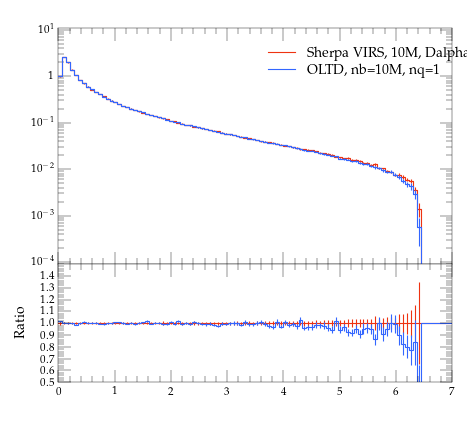

Reproduce this figure in Python.
#! /usr/bin/env python

# This Python script was auto-generated using YODA v2.0.0.
# Analysis object: /evtb/inc_jg_pt
# Timestamp: 16-04-2024 (10:05:22)

import matplotlib as mpl
import matplotlib.pyplot as plt
mpl.use('Agg') # comment out for interactive use
import os
import numpy as np

plotDir = os.path.split(os.path.realpath(__file__))[0]
if 'YODA_USER_PLOT_PATH' in globals():
    plot_outdir = globals()['YODA_USER_PLOT_PATH']
else:
    plot_outdir = plotDir

#plot style
plt.style.use(os.path.join(plotDir, '../default.mplstyle'))
# plot metadata
figW, figH = plt.rcParams['figure.figsize']
ax_xLabel = r''
ax_yLabel = r''
ax_title  = r''
ax_xScale = 'linear'
ax_yScale = 'log'
xLims = (0.0, 7.0)
yLims = (9e-05, 11.0)

# TeX-friendly labels for the legend
labels = [ r"Sherpa VIRS, 10M, Dalpha=0.01", r"OLTD, nb=10M, nq=1" ]

# Create figure and axis objects
fig, (ax, ratio0_ax) = plt.subplots(2, 1, sharex=True,
                  figsize=(figW,figH), gridspec_kw={'height_ratios': (2, 1)})
ratio0_ax.yaxis.set_major_locator(mpl.ticker.MultipleLocator(0.1))
ratio0_ax.set_ylim(0.5, 1.4999)
ratio0_ax.set_ylabel('Ratio')

# LineColor map: curve index -> color
linecolors = {0: '#EE3311', 1: '#3366FF'}
# the numerical data is stored in a separate file
dataf = dict()
prefix = os.path.split(__file__)[0]
if prefix:    prefix = prefix + '/'
exec(open(prefix+'inc_jg_pt__data.py').read(), dataf)


legend_handles = [] # keep track of handles for the legend

# style options for curves
# starts at zorder>=5 to draw curve on top of legend
styles = {
  'curve0': {
    'color' : linecolors[0],
    'linestyle' : '-',
    'marker' : 'o',
    'zorder' : 5,
    'histstyle' : True,
  },
  'curve1': {
    'color' : linecolors[1],
    'linestyle' : '-',
    'marker' : 'o',
    'zorder' : 6,
    'histstyle' : True,
  },
}
# curve from input yoda files in main panel
for label in dataf['yvals'].keys():
    if all(np.isnan(v) for v in dataf['yvals'][label]):
        continue
    tmp = None
    if styles[label]['histstyle']: # draw as histogram
        tmp, = ax.plot(dataf['xedges'], dataf['yedges'][label],
                       color=styles[label]['color'],
                       linestyle=styles[label]['linestyle'],
                       drawstyle='steps-pre', solid_joinstyle='miter',
                       zorder=styles[label]['zorder'], label=label)
        ax.errorbar(dataf['xpoints'], dataf['yvals'][label], color=styles[label]['color'],
                    xerr=dataf['xerrs'], yerr=[dataf['ydowns'][label], dataf['yups'][label]],
                    linestyle='none', zorder=styles[label]['zorder'])
    else: # draw as scatter
        tmp = ax.errorbar(dataf['xpoints'], dataf['yvals'][label],
                          xerr=dataf['xerrs'],
                          yerr=[ dataf['ydowns'][label],
                          dataf['yups'][label] ],
                          fmt=styles[label]['marker'],
                          ecolor=styles[label]['color'],
                          color=styles[label]['color'], zorder=2)
        tmp[-1][0].set_linestyle(styles[label]['linestyle'])
    legend_handles += [tmp]
    for varLabel in dataf['variation_yvals'].keys():
        if varLabel.startswith(label):
            tmp, = ax.plot(dataf['xedges'], dataf['variation_yvals'][varLabel],
                           color=styles[label]['color'],
                           linestyle=styles[label]['linestyle'],
                           drawstyle='steps-pre', solid_joinstyle='miter',
                           zorder=styles[label]['zorder'], alpha=0.5)


# plots on ratio panel
# curve from input yoda files in ratio panel
for label, yvals in dataf['ratio0_yvals'].items():
    if all(np.isnan(v) for v in yvals):
        continue
    if styles[label]['histstyle']: # plot as histogram
        ratio0_ax.plot(dataf['xedges'], yvals,
                       color=styles[label]['color'],
                       linestyle=styles[label]['linestyle'],
                       drawstyle='steps-pre', zorder=1,
                       solid_joinstyle='miter')
        ratio0_ax.vlines(dataf['xpoints'],
                         dataf['ratio0_ymin'][label],
                         dataf['ratio0_ymax'][label],
                         color=styles[label]['color'], zorder=1)
    else: # plot as scatter
        tmp = ratio0_ax.errorbar(dataf['xpoints'],
                                 yvals, xerr=dataf['xerrs'],
                                 yerr=dataf['ratio0_yerrs'][label],
                                 fmt=styles[label]['marker'],
                                 ecolor=styles[label]['color'],
                                 color=styles[label]['color'])
        tmp[-1][0].set_linestyle(styles[label]['linestyle'])

    for varlabel in dataf['ratio0_variation_vals'].keys():
        if varlabel.startswith(label):
            ratio0_ax.plot(dataf['xedges'],
                            dataf['ratio0_variation_vals'][varlabel],
                            color=styles[label]['color'],
                            linestyle=styles[label]['linestyle'],
                            drawstyle='steps-pre', solid_joinstyle='miter',
                            zorder=1, alpha=0.5)

legend_pos = (0.5, 0.97)
ax.legend(legend_handles, labels, loc='upper left', bbox_to_anchor=legend_pos)

# set plot metadata as defined above
ratio0_ax.set_xlabel(ax_xLabel)
ratio0_ax.xaxis.set_label_coords(1., -.15)
ax.set_ylabel(ax_yLabel, loc='top')
ax.set_title(ax_title, loc='left')
ax.set_xscale(ax_xScale)
ax.set_yscale(ax_yScale)
ax.set_xlim(xLims)
ax.set_ylim(yLims)

# tick formatting
plt.rcParams['xtick.top'] = True
plt.rcParams['ytick.right'] = True
ax.yaxis.set_major_locator(mpl.ticker.LogLocator(base=10.0, numticks=np.inf))
ax.yaxis.set_minor_locator(mpl.ticker.LogLocator(
                           base=10.0, subs=np.arange(0.1, 1, 0.1), numticks=np.inf))
fig.align_ylabels((ax, ratio0_ax))
plt.savefig(os.path.join(plot_outdir, 'inc_jg_pt.pdf'), format='PDF')
plt.savefig(os.path.join(plot_outdir, 'inc_jg_pt.png'), format='PNG')

plt.close(fig)
